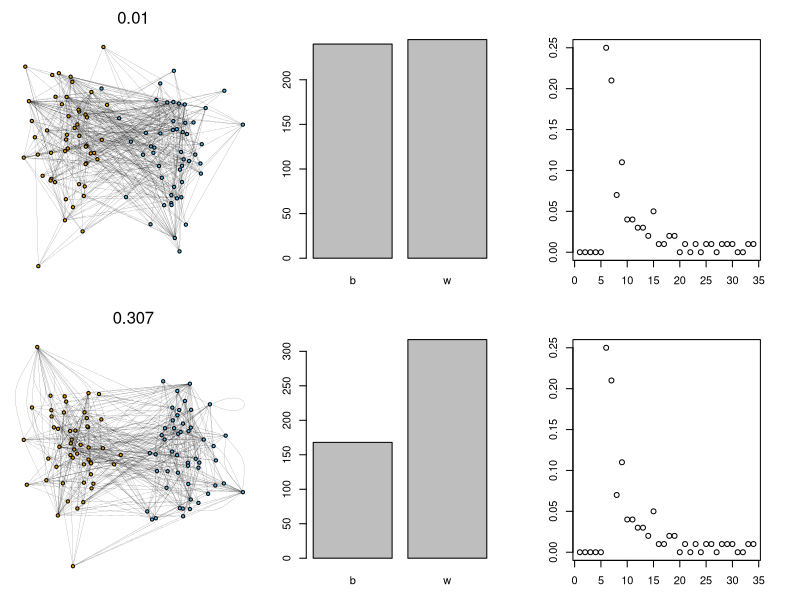

This chart was generated by the following R code:
## ---- chunk 1
knitr::opts_chunk$set(echo = TRUE)

library(dplyr)
library(readr)
library(magrittr)
library(tidyr)
library(igraph)
library(ggplot2)
library(cowplot)
library(plotrix)
library(knitr)

knitr::opts_chunk$set(cache=FALSE, fig.path = "assort-nets-op2/",  warning = FALSE, message=FALSE, echo=FALSE) 

## ---- chunk 2
# Trial: 1 SF network
Gg <- sample_pa(n=100, # number of vertices
                power=1, # preferential attach.; linear=1
                m=5, 
                directed = FALSE)

## ---- chunk 3
males <- sample(1:100, 50)
females <- setdiff(1:100, males)
sexes <- data.frame(num=c(males, females), sex=c(rep(1, 50), rep(2, 50))) %>% arrange(num)

V(Gg)$sex <- sexes$sex

## ---- chunk 4

rt <- assortativity_nominal(Gg, types=V(Gg)$sex) # basically 0

## ---- chunk 5

get_e_type <- function(elRow, types){
  ifelse(diff(types[elRow])==0, "w", "b")
}

Gg0 <- Gg # copy for plotting

# network generation parameters
alph <- 0.05 # re-wire % of between edges at once
r_f <- 0.3

w <- c()

for(i in 1:5000){
  # Step 3a: label edges as within or between 
  el <- get.edgelist(Gg)
  eTypes <- apply(el, 1, get_e_type, types=V(Gg)$sex)
  
  # Step 3b: select all between edges for potential rewiring
  eb <- which(eTypes=="b")

  # Step 3c: select specific between edges for re-wiring
  re <- sample(length(eb), length(eb)*alph)
  
  es0 <- matrix(cbind(re, el[re, ]), ncol=3)
  
  es <- matrix(cbind(c(es0[2:nrow(es0),2], es0[1,2]), 
                     es0[,3]), ncol=2)
  
  el[es0[,1], ] <- es
  
  Gg1 <- graph_from_edgelist(el, directed=FALSE)
  V(Gg1)$sex <- sexes$sex
  rt1 <- assortativity_nominal(Gg1, types=V(Gg1)$sex) # basically 0
  
  if(rt1 < rt) next
  Gg <- Gg1
  rt <- rt1
  w <- c(w, rt)
  if(rt >= r_f) break
}



## ---- chunk 6

plot_assort_graph <- function(graph){
  
  ##basic network layout
  nn <- 1
  types <- V(graph)$sex
  xy1 <- c(-1.5, .1) # males
  xy2 <- c(1.5, -.1) # females
  
  get_coords <- function(tps, loc1, loc2){
    # function that takes in type and loc of types and 
    # returns assignedn location with noise based on type
    
    if(tps==1){
      x=rnorm(1, mean=loc1[1], sd=.65)
      y=rnorm(1, mean=loc1[2], sd=.65)
    }
    if(tps==2){
      x=rnorm(1, mean=loc2[1], sd=.65)
      y=rnorm(1, mean=loc2[2], sd=.65)
    }
    return(c(x,y))
  }
  
  coords=lapply(types, get_coords, loc1=xy1, loc2=xy2)
  coords=do.call(rbind, coords)
  
  plot(graph, layout=coords, 
       vertex.label="", 
       vertex.size=3, vertex.color=V(graph)$sex, 
       edge.width=.1, edge.color="black")
}

# plots of network generation process
layout(matrix(c(1,2,3,4,5,6), 2, 3, byrow = TRUE))
#layout.show(n=6)

# DISASSORTATIVE
par(mar=c(1,1,2,1))
plot_assort_graph(Gg0)
rt0 <- assortativity_nominal(Gg0, types=V(Gg)$sex) # basically 0
mtext(round(rt0, 3))
el <- get.edgelist(Gg0)
eTypes <- apply(el, 1, get_e_type, types=V(Gg0)$sex)
par(mar=c(3,3,3,3))
barplot(table(eTypes))
par(mar=c(3,3,3,3))
plot(degree_distribution(Gg0))

# ASSORTATIVE
par(mar=c(1,1,2,1))
plot_assort_graph(Gg)
mtext(round(rt, 3))
el <- get.edgelist(Gg)
eTypes <- apply(el, 1, get_e_type, types=V(Gg)$sex)
par(mar=c(3,3,3,3))
barplot(table(eTypes))
par(mar=c(3,3,3,3))
plot(degree_distribution(Gg))

